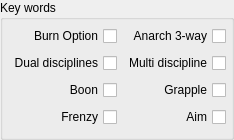
           <widget class="QGroupBox" name="CardgroupBoxOthers">
            <property name="minimumSize">
             <size>
              <width>0</width>
              <height>140</height>
             </size>
            </property>
            <property name="maximumSize">
             <size>
              <width>16777215</width>
              <height>180</height>
             </size>
            </property>
            <property name="title">
             <string>Key words </string>
            </property>
            <layout class="QGridLayout" name="gridLayout_3">
             <property name="leftMargin">
              <number>5</number>
             </property>
             <property name="topMargin">
              <number>5</number>
             </property>
             <property name="rightMargin">
              <number>5</number>
             </property>
             <property name="bottomMargin">
              <number>5</number>
             </property>
             <item row="0" column="0">
              <widget class="QCheckBox" name="BurnOption">
               <property name="layoutDirection">
                <enum>Qt::RightToLeft</enum>
               </property>
               <property name="text">
                <string>Burn Option</string>
               </property>
              </widget>
             </item>
             <item row="0" column="1">
              <widget class="QCheckBox" name="Anarch_3_Way">
               <property name="layoutDirection">
                <enum>Qt::RightToLeft</enum>
               </property>
               <property name="text">
                <string>Anarch 3-way</string>
               </property>
              </widget>
             </item>
             <item row="1" column="0">
              <widget class="QCheckBox" name="Dual_discipline">
               <property name="layoutDirection">
                <enum>Qt::RightToLeft</enum>
               </property>
               <property name="text">
                <string>Dual disciplines</string>
               </property>
              </widget>
             </item>
             <item row="1" column="1">
              <widget class="QCheckBox" name="Multi_discipline">
               <property name="layoutDirection">
                <enum>Qt::RightToLeft</enum>
               </property>
               <property name="text">
                <string>Multi discipline</string>
               </property>
              </widget>
             </item>
             <item row="2" column="0">
              <widget class="QCheckBox" name="Boon">
               <property name="layoutDirection">
                <enum>Qt::RightToLeft</enum>
               </property>
               <property name="text">
                <string>Boon</string>
               </property>
              </widget>
             </item>
             <item row="2" column="1">
              <widget class="QCheckBox" name="Grapple">
               <property name="layoutDirection">
                <enum>Qt::RightToLeft</enum>
               </property>
               <property name="text">
                <string>Grapple</string>
               </property>
              </widget>
             </item>
             <item row="3" column="0">
              <widget class="QCheckBox" name="Frenzy">
               <property name="layoutDirection">
                <enum>Qt::RightToLeft</enum>
               </property>
               <property name="text">
                <string>Frenzy</string>
               </property>
              </widget>
             </item>
             <item row="3" column="1">
              <widget class="QCheckBox" name="Aim">
               <property name="layoutDirection">
                <enum>Qt::RightToLeft</enum>
               </property>
               <property name="text">
                <string>Aim</string>
               </property>
              </widget>
             </item>
            </layout>
           </widget>
